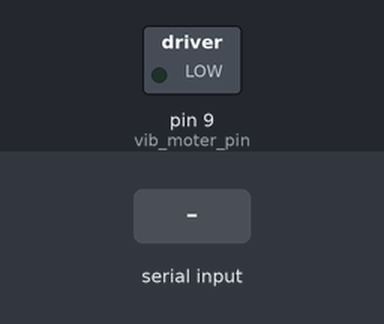
Recording of a sketch running on a simulated Arduino Uno, built with avr-gcc and run on an emulated ATmega328P. Parts: switched loads named in the sketch (green lamp = pin HIGH). The test bench sets the inputs (shaded band).

Above: at 1.2 s.
1.3 s: "1" received over Serial
At 1.8 s:
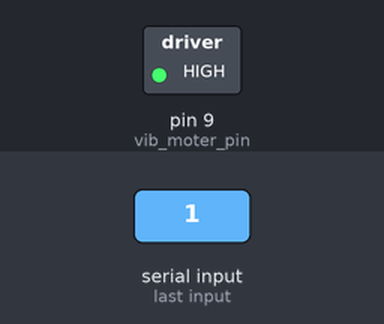
Timing chart, 0 to 4.3 s (numbered marks = the images above; inputs shaded):
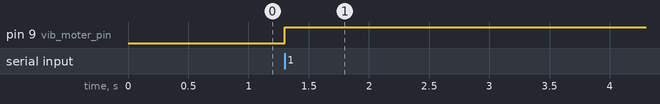

The sketch:

Aru_sun.ino
```cpp
//vivration_motor_sample
const int vib_moter_pin = 9;
int val;

void setup() {
  pinMode(9, OUTPUT);
  Serial.begin(9600);   //シリアル通信用のポート

}

void loop() {

  if(Serial.available()>0){
    val = Serial.read();
    if(val == 1){   //もしスイッチが入らなかったら
      analogWrite(vib_moter_pin, 0);
    }else{    //もしスイッチが入ったら

      analogWrite(vib_moter_pin, 255);
    }
  }

}
```

Measured:
- after the input at 1.3 s, pin 9 (vib_moter_pin): LOW → HIGH at once
